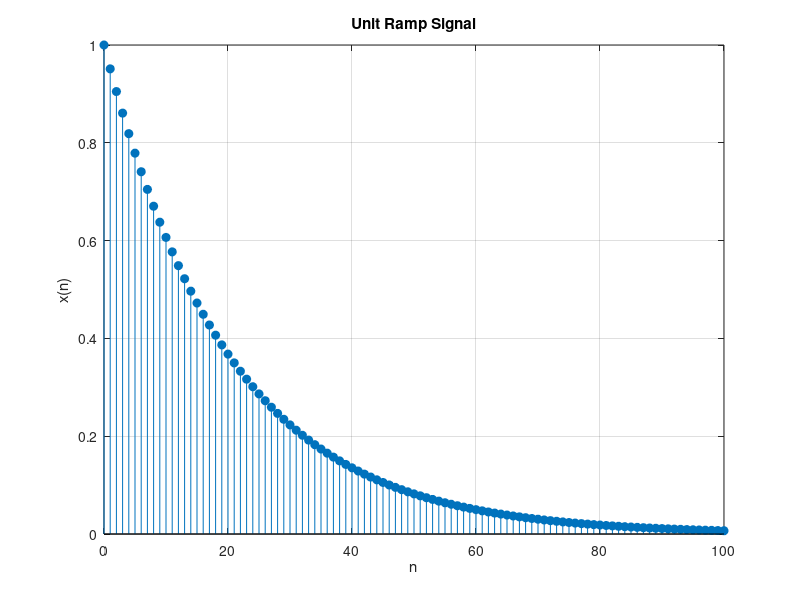

This chart was generated by the following MATLAB code:
% program for exponential function
clc
clear all
close all
a=-0.05;
n=0:100;
for n1=1:101
    x(n1)=exp(a*(n1-1));
end
stem(n, x, 'filled');
xlabel('n');
ylabel('x(n)');
title('Unit Ramp Signal');
grid on;
